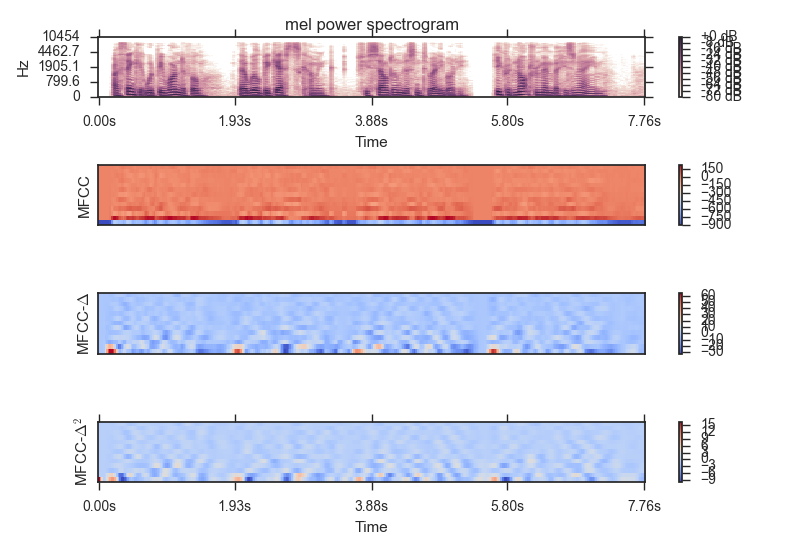

Write Python code to recreate this figure.
# We'll need numpy for some mathematical operations
import numpy as np

import matplotlib
matplotlib.use('Agg')
import matplotlib.pyplot as plt

# Librosa for audio
import librosa

# matplotlib for displaying the output
import matplotlib.pyplot as plt

import tensorflow as tf

import seaborn
seaborn.set(style='ticks')

# and IPython.display for audio output
import IPython.display

audio_path = librosa.util.example_audio_file()

# or uncomment the line below and point it at your favorite song:

audio_path = './/BRITISH_ENGLISH.wav'

y, sr = librosa.load(audio_path)

print('HAS_SAMPLERATE: ', librosa.core.audio._HAS_SAMPLERATE)


####################
# Mel Spectrogram
####################
# Let's make and display a mel-scaled power (energy-squared) spectrogram
S = librosa.feature.melspectrogram(y, sr=sr, n_mels=128)

# Convert to log scale (dB). We'll use the peak power as reference.
log_S = librosa.logamplitude(S, ref_power=np.max)

# Make a new figure
# plt.figure(figsize=(12,4))
plt.figure()
plt.subplot(411)

# Display the spectrogram on a mel scale
# sample rate and hop length parameters are used to render the time axis
librosa.display.specshow(log_S, sr=sr, x_axis='time', y_axis='mel')

# Put a descriptive title on the plot
plt.title('mel power spectrogram')

# draw a color bar
plt.colorbar(format='%+02.0f dB')

# Make the figure layout compact
# plt.tight_layout()
# plt.show()

####################
# MFCC
####################
# Next, we'll extract the top 13 Mel-frequency cepstral coefficients (MFCCs)
mfcc = librosa.feature.mfcc(S=log_S, n_mfcc=13)

# Let's pad on the first and second deltas while we're at it
delta_mfcc  = librosa.feature.delta(mfcc)
delta2_mfcc = librosa.feature.delta(mfcc, order=2)

# How do they look?  We'll show each in its own subplot
# plt.figure(figsize=(12, 6))

plt.subplot(4,1,2)
librosa.display.specshow(mfcc)
plt.ylabel('MFCC')
plt.colorbar()

plt.subplot(4,1,3)
librosa.display.specshow(delta_mfcc)
plt.ylabel('MFCC-$\Delta$')
plt.colorbar()

plt.subplot(4,1,4)
librosa.display.specshow(delta2_mfcc, sr=sr, x_axis='time')
plt.ylabel('MFCC-$\Delta^2$')
plt.colorbar()

plt.tight_layout()

# For future use, we'll stack these together into one matrix
M = np.vstack([mfcc, delta_mfcc, delta2_mfcc])

# plt.show()
plt.savefig('LibROSA_demo.png')